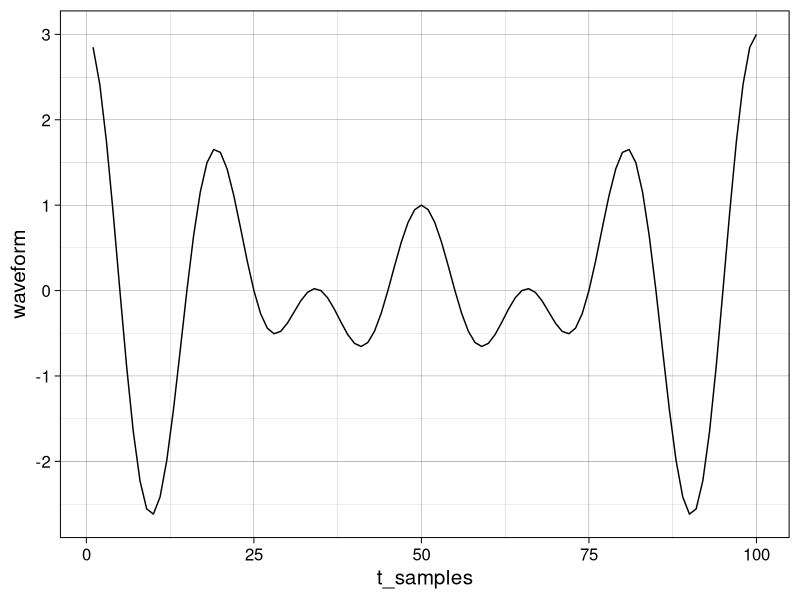

Here is the R script that generated this plot:
## ---- chunk 1
knitr::opts_chunk$set(echo = TRUE)
## ---- chunk 2
library(magrittr)
library(ggplot2)
## ---- chunk 3
theme_set(theme_linedraw(base_size = 15))
## ---- chunk 4
generate_waveform <- function(freq_hzs, amplitudes, duration_s = 1.0, sps = 100) {
  t_samples = seq(sps * duration_s)
  waveform_matrix = matrix(nrow = length(freq_hzs), ncol = length(t_samples))
  
  for (i in seq_along(freq_hzs)) {
    waveform_matrix[i, ] <- amplitudes[i] * cos(2 * pi * freq_hzs[i] * t_samples / sps)
  }
  
  wv <- colSums(waveform_matrix)
  
  list(
    t_samples = t_samples,
    waveform = wv
  )
}

df_from_waveform <- function(waveform_list) {
  data.frame(
    t_samples = waveform_list$t_samples,
    waveform = waveform_list$waveform
  )
}
## ---- chunk 5
waveform_2 <- generate_waveform(c(4.0, 5.0, 6.0), c(1.0, 1.0, 1.0)) %>%
  df_from_waveform()

min(waveform_2$waveform)
max(waveform_2$waveform)

ggplot(waveform_2, aes(x = t_samples, y = waveform)) +
  geom_line()
